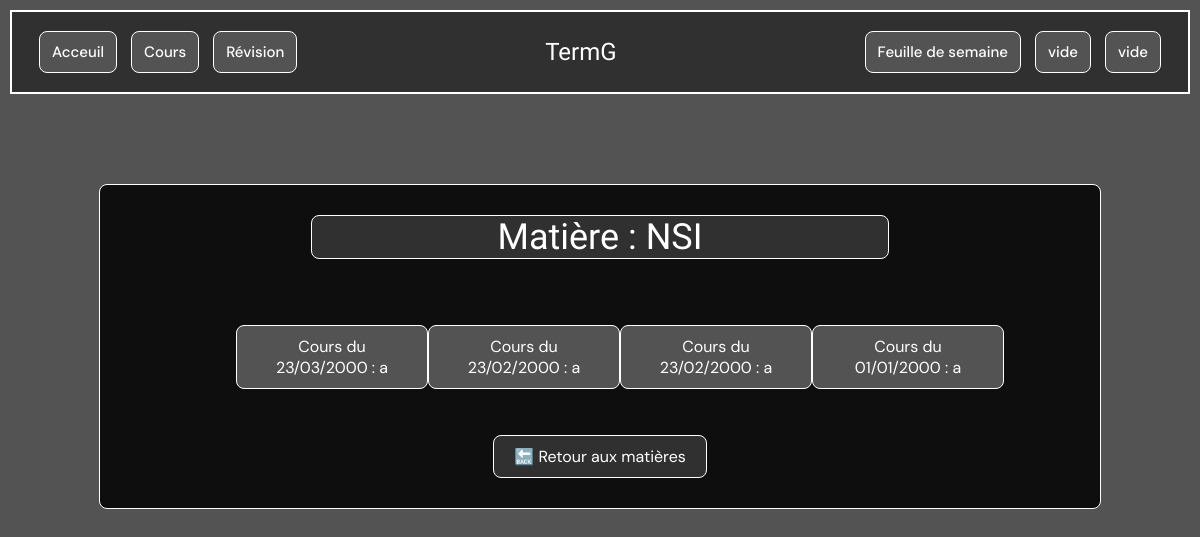
Screenshot of /cours/matiere/1 with the database file from the repository.
### tables this page shows
CREATE TABLE matiere (
    id_matiere INTEGER PRIMARY KEY AUTOINCREMENT,
    nom TEXT NOT NULL UNIQUE
);

CREATE TABLE cours (
    id_cours INTEGER PRIMARY KEY AUTOINCREMENT,
    title TEXT NOT NULL,
    date TEXT NOT NULL,
    contenu TEXT NOT NULL,
    auteur TEXT NOT NULL,
    id_matiere INTEGER NOT NULL,
    FOREIGN KEY (id_matiere) REFERENCES matiere(id_matiere)
        ON DELETE CASCADE
);

### server.py (the view)
@app.route("/cours/matiere/<int:id_matiere>", methods=["GET"])
def matiere(id_matiere):
    matiere = get_matiere_by_id(id_matiere)
    nom = matiere["nom"]
    cours = get_cours_by_matiere(id_matiere)
    return render_template("cours/matiere.html", name=nom, cours=cours)

### db/cours_service.py (called while the page is built)
def get_cours_by_matiere(id_matiere):
    db = get_db()
    cours = db.execute(
        "SELECT * FROM cours WHERE id_matiere = ? ORDER BY date DESC",
        (id_matiere,)
    ).fetchall()
    db.close()
    return cours

### db/db.py (called while the page is built)
def get_db() -> sqlite3.Connection:
    conn = sqlite3.connect(DB_PATH)
    conn.row_factory = sqlite3.Row
    return conn

### db/matiere_service.py (called while the page is built)
def get_matiere_by_id(id_matiere):
    db = get_db()
    matiere = db.execute(
        "SELECT * FROM matiere WHERE id_matiere = ?",
        (id_matiere,)
    ).fetchone()
    db.close()
    return matiere

### server.py (called while the page is built)
@app.template_filter('format_date')
def format_date(value, format="%d/%m/%Y"):
    from datetime import datetime
    return datetime.strptime(value, "%Y-%m-%d").strftime(format)

### templates/cours/matiere.html (shortened to what this page needs)
<!DOCTYPE html>
<html lang="fr">
<head>
    <link rel="stylesheet" href="/static/style.css">
</head>
<body>
    <header class="header">
        <nav class="header_links">
            <a href="/" class="header__link">Acceuil</a>
            <a href="/cours/" class="header__link">Cours</a>
            <a href="/revision/" class="header__link">Révision</a>
        </nav>
        <h1 class="header_title">TermG</h1>
        <nav class="header_links">
            <a href="" class="header__link">Feuille de semaine</a>
            <a href="" class="header__link">vide</a>
            <a href="" class="header__link">vide</a>
        </nav>
    </header>
    <main>
        <section class="matiere-section">
            <h1 class="matiere-title">Matière : {{ name }}</h1>
            <ul class="matiere__list-cours">
                {% for c in cours %}
                <li class="matiere__item-cours">
                    <a href="{{ url_for('cour', id_cours=c['id_cours']) }}">Cours du {{ c['date'] | format_date }} : {{ c['title'] }}</a>
                </li>
                {% endfor %}
            </ul>
            <a class="matiere__link-back" href="{{ url_for('cours') }}">🔙 Retour aux matières</a>
        </section>
    </main>
</body>
</html>

### static/style.css (style rules this page uses)
:root { --bg-color: #535353; --second-color : #0e0e0e; --inverse-color: #bebebe; --color : #303030; --color-black: #ffffff; --hover-diff: 2px; --basic-shadow : 0 2px 8px hsl(from var(--inverse-color) h s l / 0.5); --inverse-shadow : 0 calc(2px + var(--hover-diff)) 8px hsl(from var(--inverse-color) h s l / 0.5); --br-normal: 8px; --br-large: 20px; }
* { color: var(--color-black); }
body { margin: 0; font-family: 'DM Sans', sans-serif; background-color: var(--bg-color); display: flex; flex-direction: column; min-height: 100vh; }
main { display: flex; flex-direction: column; align-items: center; color: var(--inverse-color); text-align: center; }
.header_title { font-family: 'Limelight', cursive; color: var(--color-black); font-weight: 200; margin: 0; transition: font-size 0.3s ease 0.2s; }
.header_links { display: flex; }
main { transition: opacity 0.3s ease; }
h1 { font-size: 36px; font-family: "Limelight", cursive; font-weight: 100; }
.matiere-section { margin-top: 100px; width: 80%; background-color: var(--second-color); border-radius: var(--br-normal); border: solid 1px var(--color-black); padding: 30px 20px; display: flex; align-items: center; flex-direction: column; }
.matiere-title, .cours-title { background-color: var(--color); border-radius: var(--br-normal); border: solid 1px var(--color-black); margin: 0; width: 60%; min-width: fit-content; margin-bottom: 50px; }
.matiere__list-cours { list-style: none; display: grid; width: 80%; grid-template-columns: repeat(4, 1fr); }
.matiere__item-cours a { display: block; padding: 10px 20px; text-decoration: none; color: var(--color-black); }

### rows the page displays
matiere: nom "NSI"
cours: date "23/03/2000", title "a"
cours: date "23/02/2000", title "a"
cours: date "23/02/2000", title "a"
cours: date "01/01/2000", title "a"
